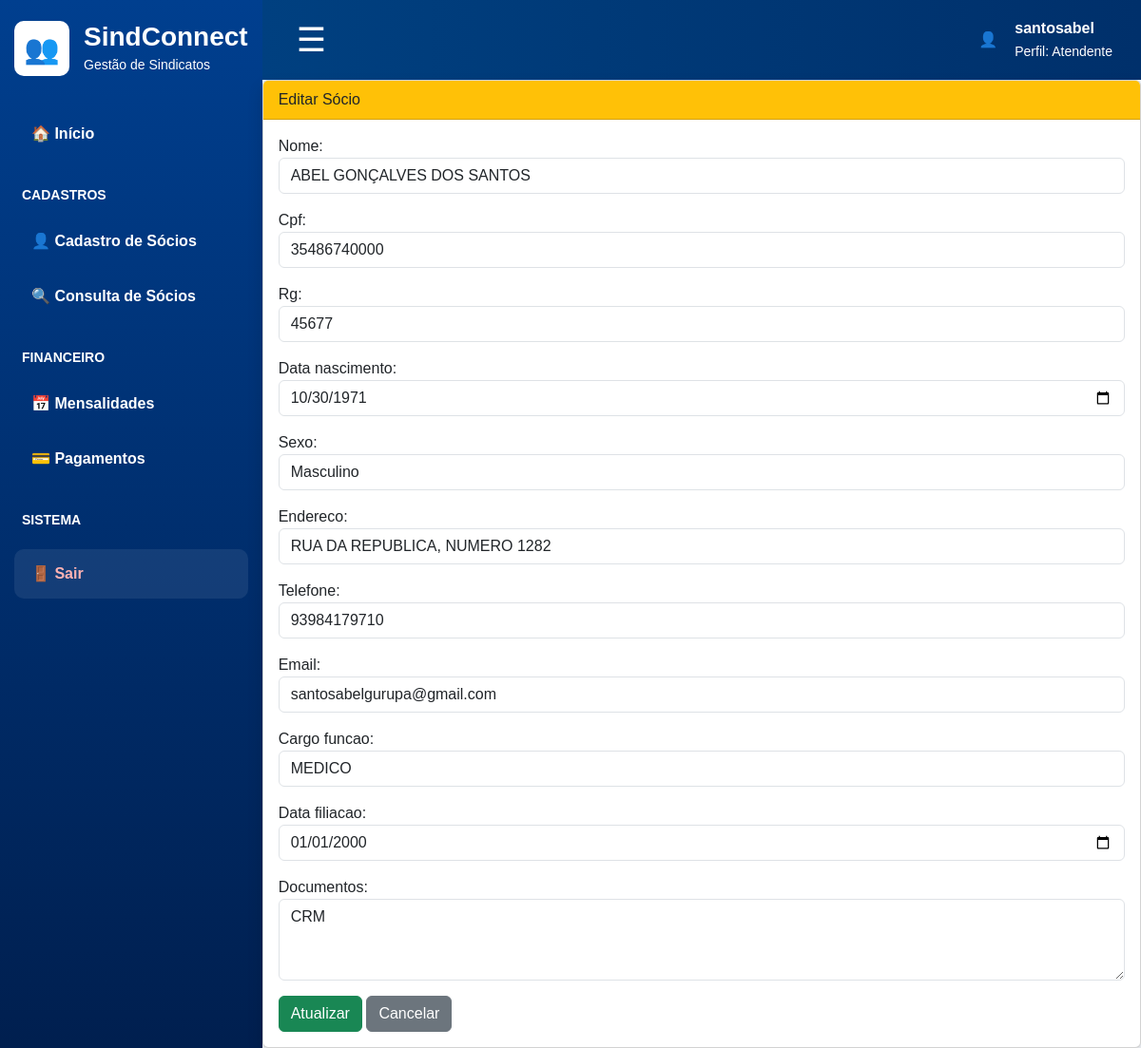
Page /socios/editar/7/ (signed in) on the committed database.
### app/models.py (models this page shows, shortened)
class Socio(models.Model):
    SEXO_CHOICES = [
        ('M', 'Masculino'),
        ('F', 'Feminino'),
        ('O', 'Outro'),
    ]
    nome = models.CharField(max_length=150)
    cpf = models.CharField(max_length=14, unique=True)
    rg = models.CharField(max_length=20, blank=True, null=True)
    data_nascimento = models.DateField()
    sexo = models.CharField(max_length=1, choices=SEXO_CHOICES)
    endereco = models.CharField(max_length=200)
    telefone = models.CharField(max_length=20)
    email = models.EmailField(blank=True, null=True)
    cargo_funcao = models.CharField(max_length=100)
    data_filiacao = models.DateField()
    documentos = models.TextField(blank=True, null=True)
    criado_em = models.DateTimeField(auto_now_add=True)

### app/views.py (the view)
# urls.py: path('socios/editar/<int:id>/', views.editar_socio,name='editar_socio'),
@login_required
def editar_socio(request, id):
    socio = get_object_or_404(Socio, id=id)
    if request.method == 'POST':
        form = SocioForm(
            request.POST,
            request.FILES,
            instance=socio
        )
        if form.is_valid():
            form.save()
            return redirect('lista_socios')
    else:
        form = SocioForm(instance=socio)
    return render(
        request,
        'editar_socio.html',
        {
            'form': form,
            'socio': socio
        }
    )

### templates/editar_socio.html (shortened to what this page needs)
{% extends 'base_atendente.html' %}
{% block conteudo %}
<div class="card shadow">
    <div class="card-header bg-warning text-dark">
        Editar Sócio
    </div>
    <div class="card-body">
        <form method="post" enctype="multipart/form-data">
            {{ form.as_p }}
            <button type="submit"
                    class="btn btn-success">
                Atualizar
            </button>
            <a href="{% url 'lista_socios' %}"
               class="btn btn-secondary">
                Cancelar
            </a>
        </form>
    </div>
</div>
{% endblock %}

### templates/base_atendente.html (shortened to what this page needs)
{% load static %}
<!DOCTYPE html>
<html lang="pt-br">
<head>
    <link href="https://cdn.jsdelivr.net/npm/bootstrap@5.3.3/dist/css/bootstrap.min.css" rel="stylesheet">
    <link href="{% static 'css/home_atendente.css' %}" rel="stylesheet">
</head>
<body>
<div class="d-flex">
    <aside class="sidebar" id="sidebar">
        <div class="logo-area">
            <div class="logo-icon">👥</div>
            <div>
                <h3>SindConnect</h3>
                <span>Gestão de Sindicatos</span>
            </div>
        </div>
        <a href="{% url 'home_atendente' %}" class="menu-item">
            🏠 Início
        </a>
        <p class="menu-title">CADASTROS</p>
        <a href="{% url 'lista_socios' %}" class="menu-item">
            👤 Cadastro de Sócios
        </a>
        <a href="{% url 'consulta_socio' %}" class="menu-item">
            🔍 Consulta de Sócios
        </a>
        <p class="menu-title">FINANCEIRO</p>
        <a href="{% url 'lista_mensalidades' %}" class="menu-item">
    📅 Mensalidades
</a>
<a href="{% url 'lista_pagamentos' %}" class="menu-item">
    💳 Pagamentos
</a>
        <p class="menu-title">SISTEMA</p>
        <a href="{% url 'logout' %}" class="menu-item logout">
    🚪 Sair
</a>
    </aside>
    <main class="w-100">
        <header class="topbar d-flex justify-content-between align-items-center">
            <button class="btn-menu" onclick="toggleSidebar()">
                ☰
            </button>
            <div class="user-area">
                <div class="avatar">
                    👤
                </div>
                <div>
                    <strong>
                        {{ request.user.first_name|default:request.user.username }}
                    </strong>
                    <br>
                    <small>Perfil: Atendente</small>
                </div>
            </div>
        </header>
        <section class="content-area">
            {% block conteudo %}
            {% endblock %}
        </section>
    </main>
</div>
</body>
</html>

### static/css/home_atendente.css (style rules this page uses)
body { font-family: Arial, sans-serif; background: #f4f7fb; color: #061b4e; }
.sidebar { width: 300px; min-height: 100vh; background: linear-gradient(180deg, #003f8f, #001f4f); color: white; padding: 22px 15px; }
.logo-area { display: flex; align-items: center; gap: 15px; margin-bottom: 35px; }
.logo-icon { background: white; color: #005bd6; width: 58px; height: 58px; border-radius: 10px; display: grid; place-items: center; font-size: 30px; }
.logo-area h3 { margin: 0; font-weight: bold; }
.logo-area span { font-size: 14px; }
.menu-title { font-size: 14px; margin: 28px 8px 12px; font-weight: bold; }
.menu-item { display: block; color: white; text-decoration: none; padding: 14px 18px; border-radius: 10px; font-weight: bold; margin-bottom: 6px; }
.topbar { height: 84px; background: linear-gradient(90deg, #004080, #00306b); color: white; padding: 0 30px; }
.btn-menu { background: none; border: none; color: white; font-size: 35px; }
.user-area { display: flex; align-items: center; gap: 18px; }
.logout { background: rgba(255,255,255,0.08); color: #ffb3b3 !important; margin-top: 20px; }

### rows in the picture
Socio: nome "ABEL GONÇALVES DOS SANTOS", cpf "35486740000", rg "45677", data_nascimento "10/30/1971", sexo "Masculino", endereco "RUA DA REPUBLICA, NUMERO 1282", telefone "93984179710", email "santosabelgurupa@gmail.com", cargo_funcao "MEDICO", data_filiacao "01/01/2000", documentos "CRM"

### other values in the picture
{{ request.user.first_name|default:request.user.username }} "santosabel"
